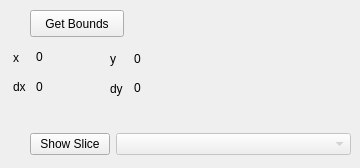
     <widget class="QWidget" name="tab_9">
      <attribute name="title">
       <string>ROI</string>
      </attribute>
      <widget class="QPushButton" name="getBounds_pushButton">
       <property name="geometry">
        <rect>
         <x>30</x>
         <y>10</y>
         <width>94</width>
         <height>27</height>
        </rect>
       </property>
       <property name="sizePolicy">
        <sizepolicy hsizetype="Fixed" vsizetype="Fixed">
         <horstretch>0</horstretch>
         <verstretch>0</verstretch>
        </sizepolicy>
       </property>
       <property name="text">
        <string>Get Bounds</string>
       </property>
      </widget>
      <widget class="QLabel" name="label_2">
       <property name="geometry">
        <rect>
         <x>13</x>
         <y>49</y>
         <width>16</width>
         <height>17</height>
        </rect>
       </property>
       <property name="sizePolicy">
        <sizepolicy hsizetype="Fixed" vsizetype="Fixed">
         <horstretch>0</horstretch>
         <verstretch>0</verstretch>
        </sizepolicy>
       </property>
       <property name="text">
        <string>x</string>
       </property>
      </widget>
      <widget class="QLabel" name="label_3">
       <property name="geometry">
        <rect>
         <x>13</x>
         <y>78</y>
         <width>17</width>
         <height>17</height>
        </rect>
       </property>
       <property name="sizePolicy">
        <sizepolicy hsizetype="Fixed" vsizetype="Fixed">
         <horstretch>0</horstretch>
         <verstretch>0</verstretch>
        </sizepolicy>
       </property>
       <property name="text">
        <string>dx</string>
       </property>
      </widget>
      <widget class="QLabel" name="xstart">
       <property name="geometry">
        <rect>
         <x>36</x>
         <y>49</y>
         <width>71</width>
         <height>16</height>
        </rect>
       </property>
       <property name="sizePolicy">
        <sizepolicy hsizetype="Expanding" vsizetype="Expanding">
         <horstretch>0</horstretch>
         <verstretch>0</verstretch>
        </sizepolicy>
       </property>
       <property name="text">
        <string>0</string>
       </property>
      </widget>
      <widget class="QLabel" name="xdelta">
       <property name="geometry">
        <rect>
         <x>36</x>
         <y>78</y>
         <width>71</width>
         <height>17</height>
        </rect>
       </property>
       <property name="sizePolicy">
        <sizepolicy hsizetype="Expanding" vsizetype="Expanding">
         <horstretch>0</horstretch>
         <verstretch>0</verstretch>
        </sizepolicy>
       </property>
       <property name="text">
        <string>0</string>
       </property>
      </widget>
      <widget class="QLabel" name="label_4">
       <property name="geometry">
        <rect>
         <x>110</x>
         <y>50</y>
         <width>16</width>
         <height>17</height>
        </rect>
       </property>
       <property name="sizePolicy">
        <sizepolicy hsizetype="Fixed" vsizetype="Fixed">
         <horstretch>0</horstretch>
         <verstretch>0</verstretch>
        </sizepolicy>
       </property>
       <property name="text">
        <string>y</string>
       </property>
      </widget>
      <widget class="QLabel" name="label_5">
       <property name="geometry">
        <rect>
         <x>110</x>
         <y>80</y>
         <width>17</width>
         <height>17</height>
        </rect>
       </property>
       <property name="sizePolicy">
        <sizepolicy hsizetype="Fixed" vsizetype="Fixed">
         <horstretch>0</horstretch>
         <verstretch>0</verstretch>
        </sizepolicy>
       </property>
       <property name="text">
        <string>dy</string>
       </property>
      </widget>
      <widget class="QLabel" name="ystart">
       <property name="geometry">
        <rect>
         <x>134</x>
         <y>49</y>
         <width>91</width>
         <height>20</height>
        </rect>
       </property>
       <property name="sizePolicy">
        <sizepolicy hsizetype="Expanding" vsizetype="Expanding">
         <horstretch>0</horstretch>
         <verstretch>0</verstretch>
        </sizepolicy>
       </property>
       <property name="text">
        <string>0</string>
       </property>
      </widget>
      <widget class="QLabel" name="ydelta">
       <property name="geometry">
        <rect>
         <x>134</x>
         <y>78</y>
         <width>101</width>
         <height>20</height>
        </rect>
       </property>
       <property name="sizePolicy">
        <sizepolicy hsizetype="Expanding" vsizetype="Expanding">
         <horstretch>0</horstretch>
         <verstretch>0</verstretch>
        </sizepolicy>
       </property>
       <property name="text">
        <string>0</string>
       </property>
      </widget>
      <widget class="QWidget" name="layoutWidget_2">
       <property name="geometry">
        <rect>
         <x>30</x>
         <y>130</y>
         <width>321</width>
         <height>29</height>
        </rect>
       </property>
       <layout class="QHBoxLayout" name="horizontalLayout">
        <item>
         <widget class="QPushButton" name="ShowSlice">
          <property name="sizePolicy">
           <sizepolicy hsizetype="Fixed" vsizetype="Fixed">
            <horstretch>0</horstretch>
            <verstretch>0</verstretch>
           </sizepolicy>
          </property>
          <property name="text">
           <string>Show Slice</string>
          </property>
         </widget>
        </item>
        <item>
         <widget class="QComboBox" name="SliceType">
          <property name="enabled">
           <bool>false</bool>
          </property>
         </widget>
        </item>
       </layout>
      </widget>
     </widget>
